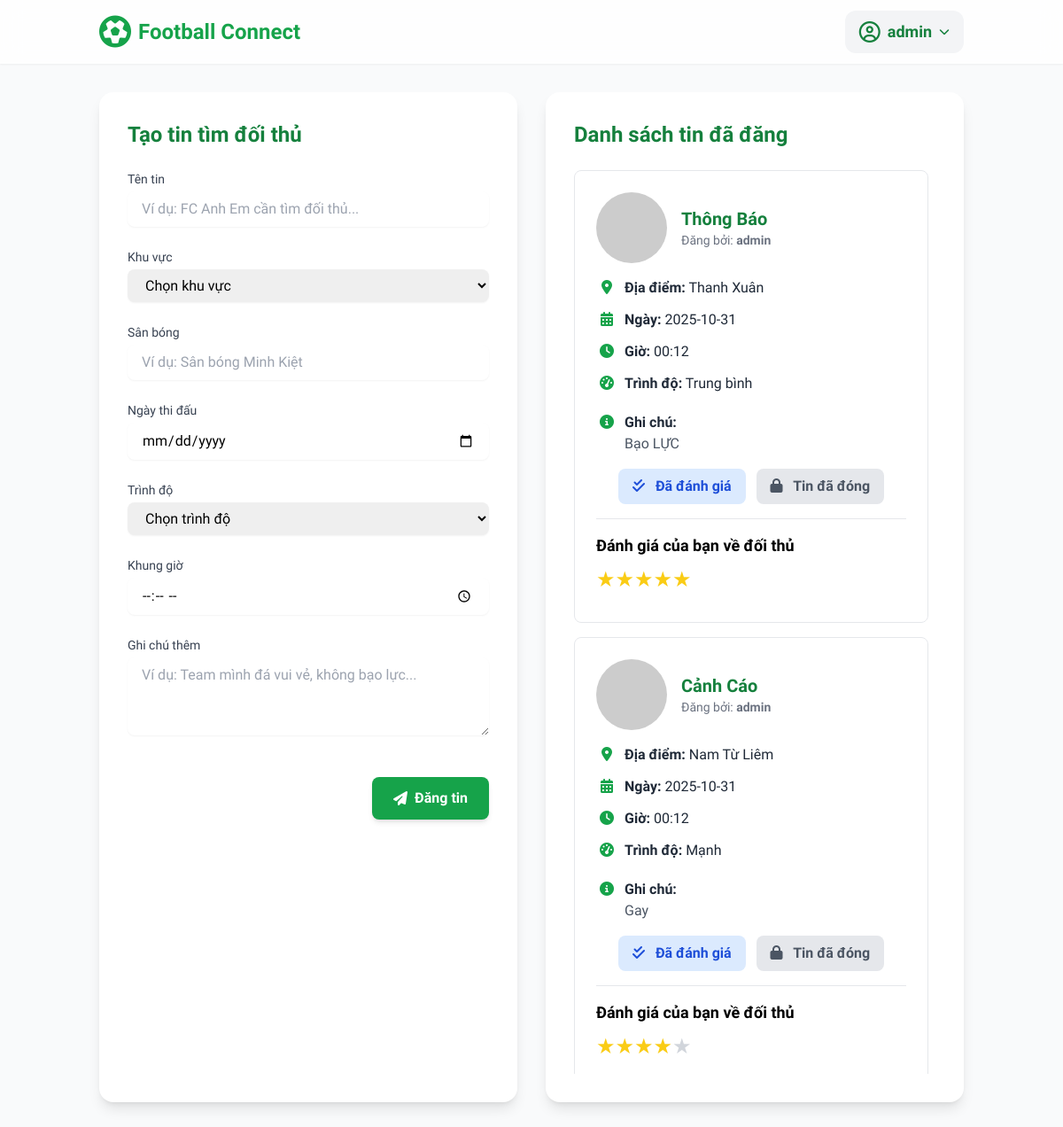
The app's page /find_opponent (signed in) with its own data.
### app.py (models this page shows, shortened)
class User(UserMixin, db.Model):
    id = db.Column(db.Integer, primary_key=True)
    username = db.Column(db.String(100), unique=True, nullable=False)
    password = db.Column(db.String(100), nullable=False)
    email = db.Column(db.String(120), unique=True, nullable=False)
    phone = db.Column(db.String(20))
    posts = db.relationship('Post', backref='author', lazy=True)

class Post(db.Model):
    id = db.Column(db.Integer, primary_key=True)
    title = db.Column(db.String(200), nullable=False)
    location = db.Column(db.String(200), nullable=False)
    pitch = db.Column(db.String(100), nullable=False)
    match_date = db.Column(db.String(50), nullable=False)
    skill_level = db.Column(db.String(50), nullable=False)
    time_frame = db.Column(db.String(50), nullable=False)
    notes = db.Column(db.Text, nullable=True)
    user_id = db.Column(db.Integer, db.ForeignKey('user.id'), nullable=False)
    username = db.Column(db.String(100), nullable=False)
    status = db.Column(db.String(20), nullable=False, default='open')
    ratings = db.relationship('Rating', backref='post', lazy=True)

### app.py (the view, shortened to what this page needs)
@app.route('/find_opponent', methods=['GET', 'POST'])
@login_required
def find_opponent():
    posts = Post.query.filter_by(user_id=current_user.id).order_by(Post.id.desc()).all()
    post_ids = [post.id for post in posts]
    ratings = Rating.query.filter(Rating.post_id.in_(post_ids), Rating.rater_id == current_user.id).all()
    ratings_by_post = {rating.post_id: rating for rating in ratings}
    return render_template('find_opponent.html', posts=posts, ratings=ratings_by_post)

### app.py (called while the page is built)
@login_manager.user_loader
def load_user(user_id):
    return User.query.get(int(user_id))

### templates/find_opponent.html (shortened to what this page needs)
<!DOCTYPE html>
<html lang="vi">
<head>
    <script src="https://cdn.tailwindcss.com"></script>
    <link rel="stylesheet" href="https://cdnjs.cloudflare.com/ajax/libs/font-awesome/6.4.2/css/all.min.css">
</head>
<body class="bg-gray-50">
    <nav class="bg-white/80 backdrop-blur-md shadow-sm sticky top-0 z-50">
        <div class="container mx-auto px-6 py-3 flex justify-between items-center">
            <a href="{{ url_for('home') }}" class="flex items-center font-bold text-2xl text-green-600">
                <i class="fa-solid fa-futbol text-green-600 text-4xl mr-2"></i>
                <span>Football Connect</span>
            </a>
            <div class="flex items-center space-x-3">
                {% if current_user.is_authenticated %}
                <div class="relative">
                    <button id="user-menu-button" class="flex items-center bg-gray-100 rounded-xl px-4 py-2 space-x-2 text-left hover:bg-gray-200 focus:outline-none transition">
                        <i class="fa-regular fa-user-circle text-green-700 text-2xl"></i>
                        <span class="font-bold text-green-700 text-lg">{{ current_user.username }}</span>
                        <i class="fa-solid fa-chevron-down text-green-700 text-xs ml-2"></i>
                    </button>
                </div>
                {% endif %}
            </div>
        </div>
    </nav>
    <main class="container mx-auto px-6 py-8">
        <div class="grid grid-cols-1 lg:grid-cols-2 gap-8">
            <div class="bg-white p-8 rounded-2xl shadow-lg">
                <h1 class="text-2xl font-bold text-green-700 mb-6">Tạo tin tìm đối thủ</h1>
                <form id="post-form" action="{{ url_for('find_opponent') }}" method="POST" class="space-y-6">
                    <div>
                        <label for="title" class="block text-sm font-medium text-gray-700 mb-1">Tên tin</label>
                        <input type="text" id="title" name="title" class="w-full border-gray-300 rounded-lg shadow-sm focus:border-green-500 focus:ring-green-500 px-4 py-2" placeholder="Ví dụ: FC Anh Em cần tìm đối thủ..." required>
                    </div>
                    <div>
                        <label for="location" class="block text-sm font-medium text-gray-700 mb-1">Khu vực</label>
                        <select id="location" name="location" class="w-full border-gray-300 rounded-lg shadow-sm focus:border-green-500 focus:ring-green-500 px-4 py-2" required>
                            <option value="" disabled selected>Chọn khu vực</option>
                        </select>
                    </div>
                    <div>
                        <label for="pitch" class="block text-sm font-medium text-gray-700 mb-1">Sân bóng</label>
                        <input type="text" id="pitch" name="pitch" class="w-full border-gray-300 rounded-lg shadow-sm focus:border-green-500 focus:ring-green-500 px-4 py-2" placeholder="Ví dụ: Sân bóng Minh Kiệt" required>
                    </div>
                    <div>
                        <label for="match_date" class="block text-sm font-medium text-gray-700 mb-1">Ngày thi đấu</label>
                        <input type="date" id="match_date" name="match_date" class="w-full border-gray-300 rounded-lg shadow-sm focus:border-green-500 focus:ring-green-500 px-4 py-2" required>
                    </div>
                    <div>
                        <label for="skill_level" class="block text-sm font-medium text-gray-700 mb-1">Trình độ</label>
                        <select id="skill_level" name="skill_level" class="w-full border-gray-300 rounded-lg shadow-sm focus:border-green-500 focus:ring-green-500 px-4 py-2" required>
                            <option value="" disabled selected>Chọn trình độ</option>
                        </select>
                    </div>
                    <div>
                        <label for="time_frame" class="block text-sm font-medium text-gray-700 mb-1">Khung giờ</label>
                        <input type="time" id="time_frame" name="time_frame" class="w-full border-gray-300 rounded-lg shadow-sm focus:border-green-500 focus:ring-green-500 px-4 py-2" required>
                    </div>
                    <div>
                        <label for="notes" class="block text-sm font-medium text-gray-700 mb-1">Ghi chú thêm</label>
                        <textarea id="notes" name="notes" rows="3" class="w-full border-gray-300 rounded-lg shadow-sm focus:border-green-500 focus:ring-green-500 px-4 py-2" placeholder="Ví dụ: Team mình đá vui vẻ, không bạo lực..."></textarea>
                    </div>
                    <div class="flex justify-end items-center pt-4">
                        <button type="submit" class="bg-green-600 hover:bg-green-700 text-white font-bold py-3 px-6 rounded-lg shadow-md transition duration-300 ease-in-out flex items-center space-x-2">
                            <i class="fa-solid fa-paper-plane"></i>
                            <span>Đăng tin</span>
                        </button>
                    </div>
                </form>
            </div>
            <div id="posts-container" class="bg-white p-8 rounded-2xl shadow-lg">
                <h2 class="text-2xl font-bold text-green-700 mb-6">Danh sách tin đã đăng</h2>
                <div id="posts-list" class="space-y-4 max-h-[75vh] overflow-y-auto pr-2">
                    {% if posts %}
                        {% for post in posts %}
                        <div class="border border-gray-200 rounded-lg p-6 space-y-4">
                            <div class="flex items-center space-x-4 mb-4">
                                <img src="https://ui-avatars.com/api/?name={{ post.username[0] }}&background=random&color=fff&rounded=true&size=56" alt="Team Logo" class="rounded-full">
                                <div>
                                    <h3 class="text-xl font-bold text-green-700">{{ post.title }}</h3>
                                    <p class="text-sm text-gray-500">Đăng bởi: <strong>{{ post.username }}</strong></p>
                                </div>
                            </div>
                            <div class="space-y-3 text-gray-800">
                                <p><i class="fa-solid fa-location-dot w-6 text-center mr-2 text-green-600"></i><strong>Địa điểm:</strong> {{ post.location }}</p>
                                <p><i class="fa-solid fa-calendar-days w-6 text-center mr-2 text-green-600"></i><strong>Ngày:</strong> {{ post.match_date }}</p>
                                <p><i class="fa-solid fa-clock w-6 text-center mr-2 text-green-600"></i><strong>Giờ:</strong> {{ post.time_frame }}</p>
                                <p><i class="fa-solid fa-gauge-high w-6 text-center mr-2 text-green-600"></i><strong>Trình độ:</strong> {{ post.skill_level }}</p>
                                {% if post.notes %}
                                <div class="pt-2">
                                    <i class="fa-solid fa-circle-info w-6 text-center mr-2 text-green-600"></i><strong>Ghi chú:</strong>
                                    <p class="pl-8 text-gray-600">{{ post.notes }}</p>
                                </div>
                                {% endif %}
                            </div>
                            <div class="mt-6">
                                <div class="grid grid-cols-2 gap-3">
                                    {% if post.status == 'open' %}
                                    <form action="{{ url_for('close_post', post_id=post.id) }}" method="POST" onsubmit="return confirm('Bạn có chắc muốn đóng tin này không? Tin đã đóng sẽ không thể mở lại.');">
                                        <button type="submit" class="w-full bg-yellow-500 text-white font-bold py-2 px-4 rounded-lg hover:bg-yellow-600 transition flex items-center justify-center">
                                            <i class="fa-solid fa-check-circle mr-2"></i> Đã tìm được đối
                                        </button>
                                    </form>
                                    <form action="{{ url_for('delete_user_post', post_id=post.id) }}" method="POST" onsubmit="return confirm('Bạn có chắc muốn xóa tin này không?');">
                                        <button type="submit" class="w-full bg-red-600 text-white font-bold py-2 px-4 rounded-lg hover:bg-red-700 transition flex items-center justify-center">
                                            <i class="fa-solid fa-trash mr-2"></i> Xóa tin
                                        </button>
                                    </form>
                                    {% else %}
                                    <div class="col-span-2 flex items-center justify-center gap-3">
                                        {% if ratings.get(post.id) %}
                                            <span class="inline-block bg-blue-100 text-blue-700 font-semibold py-2 px-4 rounded-lg">
                                                <i class="fa-solid fa-check-double mr-2"></i> Đã đánh giá
                                            </span>
                                        {% else %}
                                            <button onclick="toggleRatingForm('rating-form-{{ post.id }}')" class="bg-green-600 text-white font-bold py-2 px-4 rounded-lg hover:bg-green-700 transition">
                                                <i class="fa-solid fa-star mr-2"></i> Đánh giá
                                            </button>
                                        {% endif %}
                                        <span class="inline-block bg-gray-200 text-gray-600 font-semibold py-2 px-4 rounded-lg">
                                            <i class="fa-solid fa-lock mr-2"></i> Tin đã đóng
                                        </span>
                                    </div>
                                    {% endif %}
                                </div>
                                {% if ratings.get(post.id) %}
                                <div class="mt-4 border-t pt-4">
                                    <h4 class="font-bold text-lg mb-2">Đánh giá của bạn về đối thủ</h4>
                                    <div class="flex items-center mb-2">
                                        {% for i in range(5) %}
                                            <span class="text-2xl {% if i < ratings[post.id].stars %}text-yellow-400{% else %}text-gray-300{% endif %}">&#9733;</span>
                                        {% endfor %}
                                    </div>
                                </div>
                                {% endif %}
                            </div>
                        </div>
                        {% endfor %}
                    {% else %}
                    <div id="no-posts-placeholder" class="text-center text-gray-500 py-10">
                        <p>Chưa có tin nào được đăng.</p>
                        <p class="text-sm mt-1">Hãy điền thông tin và nhấn "Đăng tin".</p>
                    </div>
                    {% endif %}
                </div>
            </div>
        </div>
    </main>
</body>
</html>

### templates/find_opponent.html (style rules this page uses)
body { font-family: 'Be Vietnam Pro', sans-serif; }

### records on screen
User: username "admin"
Post: title "Thông Báo", username "admin", location "Thanh Xuân", match_date "2025-10-31", time_frame "00:12", skill_level "Trung bình", notes "Bạo LỰC", status "Đã đánh giá", shows "Đánh giá của bạn về đối thủ"
Post: title "Cảnh Cáo", username "admin", location "Nam Từ Liêm", match_date "2025-10-31", time_frame "00:12", skill_level "Mạnh", notes "Gay", status "Đã đánh giá", shows "Đánh giá của bạn về đối thủ"
